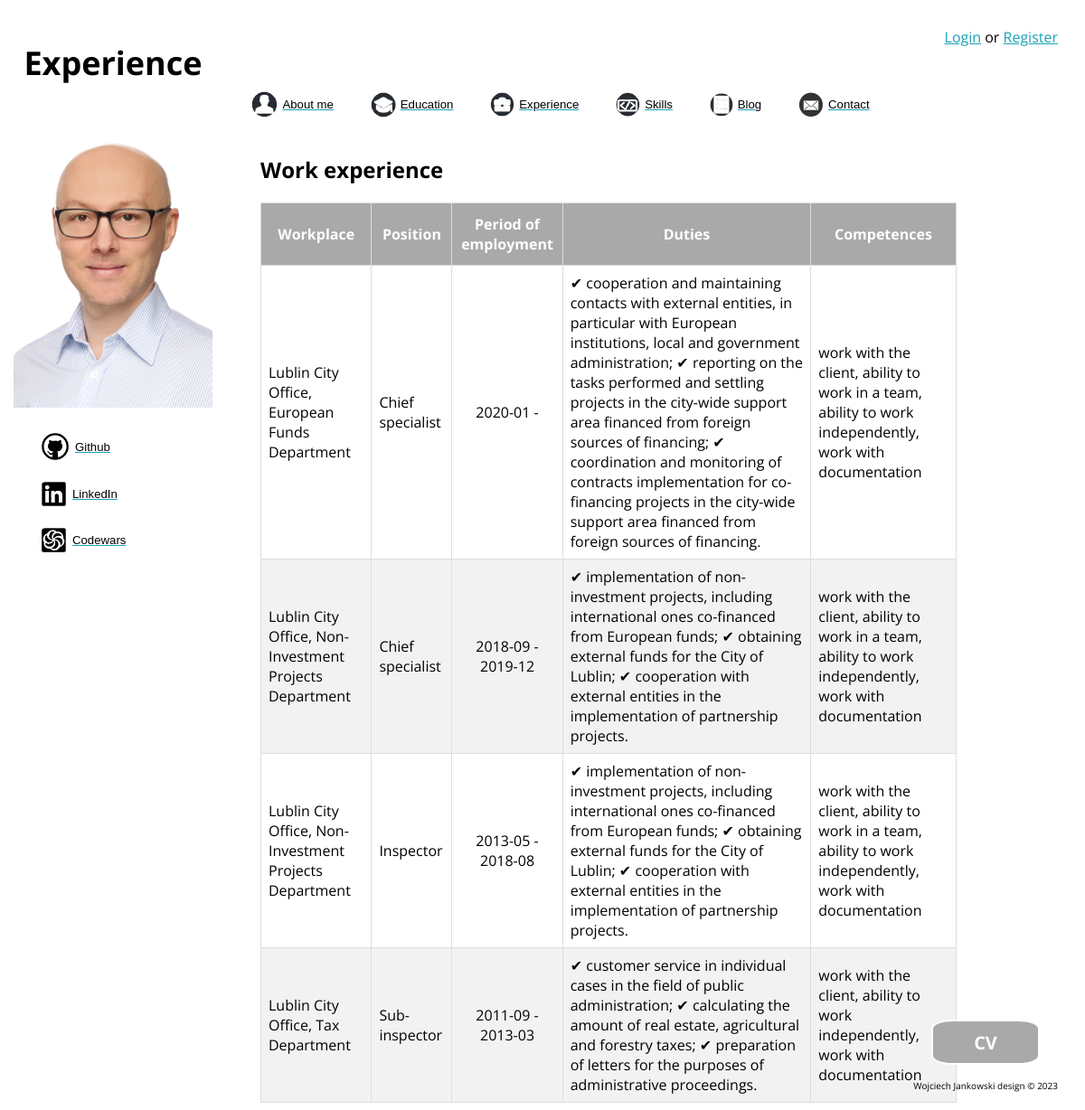
Screenshot of /about/experience/ with the database file from the repository.
### aboutme/models.py (models this page shows, shortened)
class Experience(models.Model):
    employee_name = models.CharField(max_length=30)
    workplace = models.CharField(max_length=50)
    position = models.CharField(max_length=30)
    start_date = models.DateField()
    end_date = models.DateField(null=True, blank=True)
    duties = models.TextField()
    competences = models.CharField(max_length=200)
    class Meta:
        verbose_name = "Experience"
        verbose_name_plural = "Experiences"
        ordering = ['-pk']

### aboutme/views.py (the view)
# urls.py: path('experience/', views.experience, name="experience"),
def experience(request):
    experience = Experience.objects.all()
    ctx = {"experience": experience,
           'site_name': "Experience"}
    return render(request=request, template_name="aboutme/experience.html", context=ctx)

### aboutme/templates/aboutme/experience.html
{% extends "aboutme/base.html" %}
{% load static %}
{% block main_content %}
<div class="container">
    <h2>Work experience</h2>
    <table id="data">
        <thead>
            <tr>
                <th>Workplace</th>
                <th>Position</th>
                <th>Period of employment</th>
                <th>Duties</th>
                <th>Competences</th>
            </tr>
        </thead>
        <tbody>
            {% for exp in experience %}
            <tr>
                <td>{{ exp.employee_name }}, {{ exp.workplace }}</td>
                <td>{{ exp.position }}</td>
                <td style="text-align: center;">{{ exp.start_date|date:"Y-m" }} - {{ exp.end_date|date:"Y-m" }}</td>
                <td>{{ exp.duties }}</td>
                <td>{{ exp.competences }}</td>
            </tr>
            {% endfor %}
        </tbody>
    </table>
</div>
<a href="{% static 'aboutme/files/cv.pdf' %}"><button class="button">CV</button></a>
{% endblock %}

### aboutme/static/aboutme/css/style.css (style rules this page uses)
html { font-family: 'Open Sans', sans-serif; }
body { background-size: 100% 100%; background-repeat: no-repeat; background-position: top; background-attachment: fixed; }
.button { position: fixed; bottom: 50px; right: 50px; background-color: darkgrey; border: 2px solid white; border-radius: 20%; width: 120px; height: 50px; font-size: 20px; color: white; font-weight: bold; cursor: pointer; transition: all 0.25s; font-family: 'Open Sans', sans-serif; }
.container { width: 65%; height: auto; margin-left:280px; margin-top:40px; }
#data { border-collapse: collapse; width: 100%; border-radius: 10%; }
#data td, #data th { border: 1px solid #ddd; padding: 8px; }
#data tr:nth-child(even) { background-color: #f2f2f2; }
#data th { padding-top: 12px; padding-bottom: 12px; text-align: center; background-color: darkgrey; color: white; }
a { color: #17a2b8; }

### rows the page displays
Experience: employee_name "Lublin City Office", workplace "European Funds Department", position "Chief specialist", start_date "2020-01", duties "✔ cooperation and maintaining contacts with external entities, in particular with European institutions, local and government administration; ✔ reporting on the tasks performed and settling projects in the city-wide support area financed from foreign sources of financing; ✔ coordination and monitoring of contracts implementation for co-financing projects in the city-wide support area financed from foreign sources of financing.", competences "work with the client, ability to work in a team, ability to work independently, work with documentation"
Experience: employee_name "Lublin City Office", workplace "Non-Investment Projects Department", position "Chief specialist", start_date "2018-09", end_date "2019-12", duties "✔ implementation of non-investment projects, including international ones co-financed from European funds; ✔ obtaining external funds for the City of Lublin; ✔ cooperation with external entities in the implementation of partnership projects.", competences "work with the client, ability to work in a team, ability to work independently, work with documentation"
Experience: employee_name "Lublin City Office", workplace "Non-Investment Projects Department", position "Inspector", start_date "2013-05", end_date "2018-08", duties "✔ implementation of non-investment projects, including international ones co-financed from European funds; ✔ obtaining external funds for the City of Lublin; ✔ cooperation with external entities in the implementation of partnership projects.", competences "work with the client, ability to work in a team, ability to work independently, work with documentation"
Experience: employee_name "Lublin City Office", workplace "Tax Department", position "Sub-inspector", start_date "2011-09", end_date "2013-03", duties "✔ customer service in individual cases in the field of public administration; ✔ calculating the amount of real estate, agricultural and forestry taxes; ✔ preparation of letters for the purposes of administrative proceedings.", competences "work with the client, ability to work independently, work with documentation"

### other values shown
{{ site_name }} "Experience"
